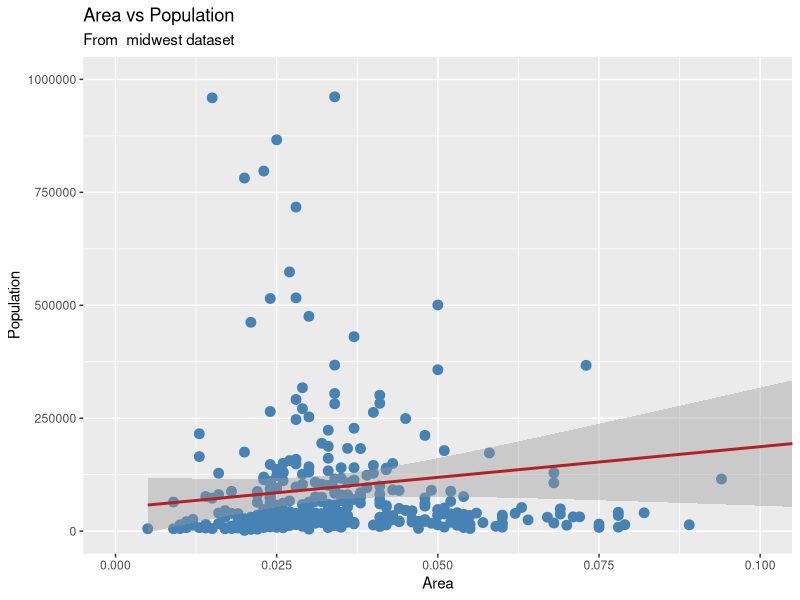

Generate this figure with R:
#!/usr/bin/R

options(scipen=999)
library("ggplot2")



data("midwest", package = "ggplot2")

g <- midwest |> ggplot( aes(x = area , y = poptotal)) +
           geom_point(col = "steelblue", size = 3) +  # scatterjk plot
	   geom_smooth(method = "lm", col = "firebrick")   # add linear lone

#g <- g+ 	labs(title = "Area vs Population", subtitle = "From midwest dataset",y = "Population", x = "Area", caption = "Hidwest Demographics")

# or
g <- g + ggtitle("Area vs Population", subtitle = "From  midwest dataset")+ xlab("Area") + ylab("Population")

g_1 <- g + 
       xlim(c(0,0.1)) + ylim(c(0,5500000))

	   

g_2 <- g + 
      coord_cartesian(xlim = c(0,0.1), ylim = c(0, 1000000))

plot(g_2)
#plot(g_1)
